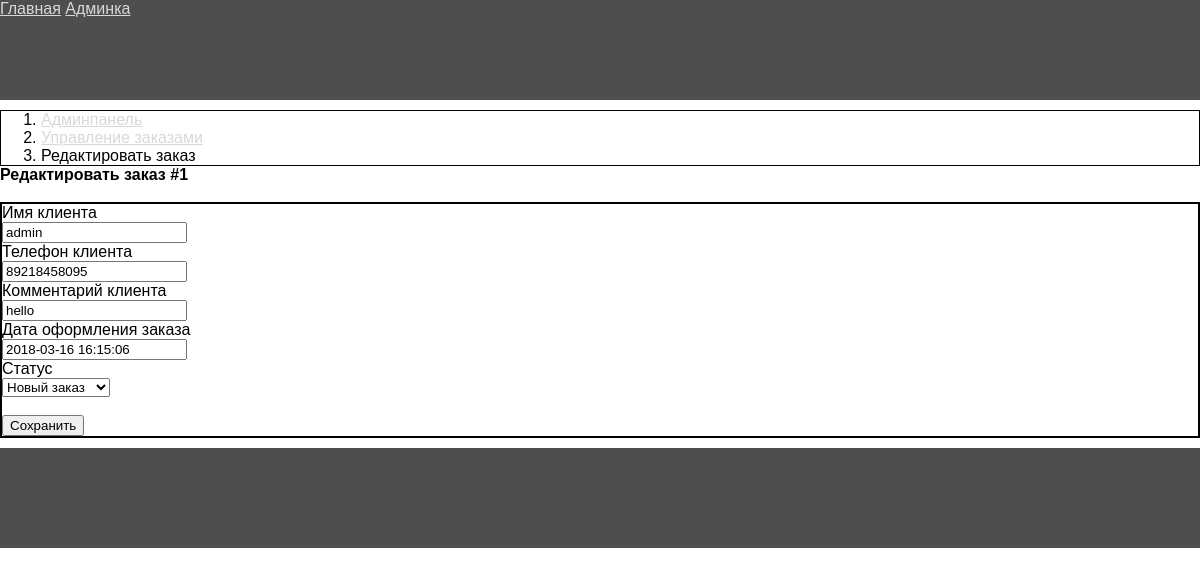
Page /admin/order/update/1 (signed in) on the committed database.
### tables this page shows
CREATE TABLE `products_order` (
  `id_order` int(11) NOT NULL,
  `user_name` varchar(255) NOT NULL,
  `user_phone` varchar(255) NOT NULL,
  `user_comment` text NOT NULL,
  `id_user` int(11) DEFAULT NULL,
  `date` timestamp NOT NULL DEFAULT CURRENT_TIMESTAMP,
  `products` text NOT NULL,
  `status` int(11) NOT NULL DEFAULT '1'
);

### backend/controllers/AdminOrderController.php (called while the page is built, shortened)
<?php
class AdminOrderController extends AdminBase {
    public function updateAction($id) {
        $order = Order::getOrderById($id);
        $data = [
            'id'=>$id,
            'order'=>$order
        ];
        $v = new View('admin_order/update.php');
        $v->render($data);
        return true;
    }
}

### core/App.php (called while the page is built, shortened)
<?php
class App {
    private $routes;
    function __construct() {
        $this->routes = include('./config/routes.php');
    }
    private function getURI() {
        if (!empty($_SERVER['REQUEST_URI'])) {
            return trim($_SERVER['REQUEST_URI'], '/');
        }
    }
    public function run() {
        $uri = $this->getURI();
        foreach ($this->routes as $uriPattern => $path) {
            if (preg_match("~$uriPattern~", $uri)) {
                $internalRoute = preg_replace("~$uriPattern~", $path, $uri);
                $segments = explode('/', $internalRoute);
                $controllerName = array_shift($segments) . 'Controller';
                $actionName = ucfirst(array_shift($segments)) . 'Action';
                $parameters = $segments;
                $controllerObject = new $controllerName;
                $result = call_user_func_array(array($controllerObject, $actionName), $parameters);
                if ($result != null) {
                    break;
                }
            }
        }
    }
}

### index.php (called while the page is built, shortened)
<?php
include "./core/Autoloader.php";
$app = new App();
$app->run();

### core/Autoloader.php (called while the page is built, shortened)
<?php
spl_autoload_register(function ($class_name) {
	$directories = [
        'backend/views/',
        'backend/models/',
        'backend/controllers/',
        'core/',
        ];
});

### core/DatabaseHandler.php (called while the page is built, shortened)
<?php
class DatabaseHandler {
    private static $_mHandler;
    private static function GetHandler() {
        if (!isset(self::$_mHandler)) {
            try {
                self::$_mHandler = 	new PDO(PDO_DSN, DB_USERNAME, DB_PASSWORD, array(PDO::ATTR_PERSISTENT => DB_PERSISTENCY));
                self::$_mHandler->setAttribute(PDO::ATTR_ERRMODE, PDO::ERRMODE_EXCEPTION);
            } catch (PDOException $e){
                self::Close();
                trigger_error($e->getMessage(), E_USER_ERROR);
                $app = new App();
                $app->logger->log('db ' . $e->getMessage());
            }
        }
        return self::$_mHandler;
    }
    public static function GetRow($sqlQuery, $params = null, $fetchStyle = PDO::FETCH_ASSOC) {
        $result = null;
        try {
            $database_handler = self::GetHandler();
            $statement_handler = $database_handler->prepare($sqlQuery);
            $statement_handler->execute($params);
            $result = $statement_handler->fetch($fetchStyle);
        } catch(PDOException $e) {
            self::Close();
            trigger_error($e->getMessage(), E_USER_ERROR);
            $app = new App();
            $app->logger->log('db ' . $e->getMessage());
        }
        return $result;
    }
}
?>

### backend/models/Order.php (called while the page is built, shortened)
<?php
class Order {
    public static function getOrderById($id) {
        $query = "SELECT * FROM products_order WHERE id_order = :id";
        $result = DatabaseHandler::GetRow($query, ['id'=>$id]);
        return $result;
    }
}

### assets/tpl/admin_order/update.php (the view, shortened to what this page needs)
<?php include './assets/tpl/layouts/header_adm.php'; ?>
            <div>
                <ol>
                    <li><a href="/admin">Админпанель</a></li>
                    <li><a href="/admin/order">Управление заказами</a></li>
                    <li>Редактировать заказ</li>
                </ol>
            </div>
            <h4>Редактировать заказ #<?= $id; ?></h4>
            <br/>
            <div>
                <div>
                    <form action="#" method="post">
                        <p>Имя клиента</p>
                        <input type="text" name="userName" placeholder="" value="<?= $order['user_name']; ?>">
                        <p>Телефон клиента</p>
                        <input type="text" name="userPhone" placeholder="" value="<?= $order['user_phone']; ?>">
                        <p>Комментарий клиента</p>
                        <input type="text" name="userComment" placeholder="" value="<?= $order['user_comment']; ?>">
                        <p>Дата оформления заказа</p>
                        <input type="text" name="date" placeholder="" value="<?= $order['date']; ?>">
                        <p>Статус</p>
                        <select name="status">
                            <option value="1" <?php if ($order['status'] == 1) echo ' selected="selected"'; ?>>Новый заказ</option>
                        </select>
                        <br>
                        <br>
                        <input type="submit" name="submit" value="Сохранить">
                    </form>
                </div>
            </div>
<?php include './assets/tpl/layouts/footer.php'; ?>

### assets/css/style.css (style rules this page uses)
* { box-sizing: border-box; font-family: sans-serif; margin: 0; }
a { color: #d8d8d8; }
div { border: 1px solid black; }

### rows in the picture
products_order: userName "admin", userPhone "89218458095", userComment "hello", date "2018-03-16 16:15:06", status "Новый заказ"

### other values in the picture
$id "1"
